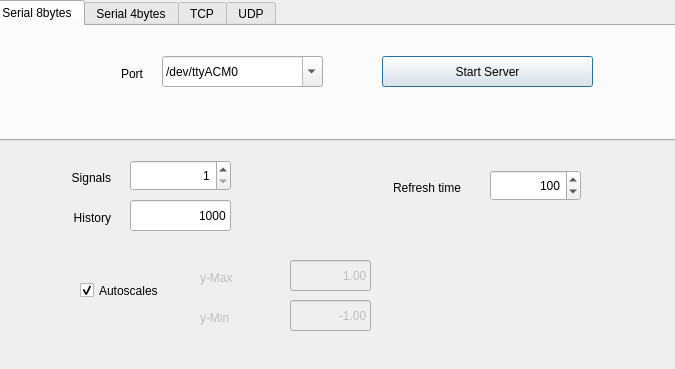
<?xml version="1.0" encoding="UTF-8"?>
<ui version="4.0">
 <class>Dialog</class>
 <widget class="QDialog" name="Dialog">
  <property name="geometry">
   <rect>
    <x>0</x>
    <y>0</y>
    <width>675</width>
    <height>369</height>
   </rect>
  </property>
  <property name="sizePolicy">
   <sizepolicy hsizetype="Fixed" vsizetype="Fixed">
    <horstretch>0</horstretch>
    <verstretch>0</verstretch>
   </sizepolicy>
  </property>
  <property name="windowTitle">
   <string>Dialog</string>
  </property>
  <widget class="QLabel" name="label_2">
   <property name="geometry">
    <rect>
     <x>0</x>
     <y>170</y>
     <width>111</width>
     <height>16</height>
    </rect>
   </property>
   <property name="text">
    <string>Signals</string>
   </property>
   <property name="alignment">
    <set>Qt::AlignRight|Qt::AlignTrailing|Qt::AlignVCenter</set>
   </property>
  </widget>
  <widget class="QLabel" name="label_3">
   <property name="geometry">
    <rect>
     <x>0</x>
     <y>210</y>
     <width>111</width>
     <height>16</height>
    </rect>
   </property>
   <property name="text">
    <string>History</string>
   </property>
   <property name="alignment">
    <set>Qt::AlignRight|Qt::AlignTrailing|Qt::AlignVCenter</set>
   </property>
  </widget>
  <widget class="QLabel" name="label_4">
   <property name="geometry">
    <rect>
     <x>350</x>
     <y>180</y>
     <width>111</width>
     <height>16</height>
    </rect>
   </property>
   <property name="text">
    <string>Refresh time</string>
   </property>
   <property name="alignment">
    <set>Qt::AlignRight|Qt::AlignTrailing|Qt::AlignVCenter</set>
   </property>
  </widget>
  <widget class="QSpinBox" name="sbNsig">
   <property name="geometry">
    <rect>
     <x>130</x>
     <y>160</y>
     <width>101</width>
     <height>31</height>
    </rect>
   </property>
   <property name="alignment">
    <set>Qt::AlignRight|Qt::AlignTrailing|Qt::AlignVCenter</set>
   </property>
   <property name="minimum">
    <number>1</number>
   </property>
  </widget>
  <widget class="QLineEdit" name="edHist">
   <property name="geometry">
    <rect>
     <x>130</x>
     <y>200</y>
     <width>101</width>
     <height>31</height>
    </rect>
   </property>
   <property name="text">
    <string>1000</string>
   </property>
   <property name="alignment">
    <set>Qt::AlignRight|Qt::AlignTrailing|Qt::AlignVCenter</set>
   </property>
  </widget>
  <widget class="QSpinBox" name="sbRefT">
   <property name="geometry">
    <rect>
     <x>490</x>
     <y>170</y>
     <width>91</width>
     <height>31</height>
    </rect>
   </property>
   <property name="alignment">
    <set>Qt::AlignRight|Qt::AlignTrailing|Qt::AlignVCenter</set>
   </property>
   <property name="minimum">
    <number>10</number>
   </property>
   <property name="maximum">
    <number>20000</number>
   </property>
   <property name="singleStep">
    <number>10</number>
   </property>
   <property name="value">
    <number>100</number>
   </property>
  </widget>
  <widget class="QCheckBox" name="ckAutoscale">
   <property name="geometry">
    <rect>
     <x>80</x>
     <y>280</y>
     <width>85</width>
     <height>21</height>
    </rect>
   </property>
   <property name="text">
    <string>Autoscales</string>
   </property>
   <property name="checked">
    <bool>true</bool>
   </property>
  </widget>
  <widget class="QLabel" name="label_5">
   <property name="enabled">
    <bool>false</bool>
   </property>
   <property name="geometry">
    <rect>
     <x>200</x>
     <y>310</y>
     <width>57</width>
     <height>15</height>
    </rect>
   </property>
   <property name="text">
    <string>y-Min</string>
   </property>
  </widget>
  <widget class="QLabel" name="label_6">
   <property name="enabled">
    <bool>false</bool>
   </property>
   <property name="geometry">
    <rect>
     <x>200</x>
     <y>270</y>
     <width>57</width>
     <height>15</height>
    </rect>
   </property>
   <property name="text">
    <string>y-Max</string>
   </property>
  </widget>
  <widget class="QLineEdit" name="edYmin">
   <property name="enabled">
    <bool>false</bool>
   </property>
   <property name="geometry">
    <rect>
     <x>290</x>
     <y>300</y>
     <width>81</width>
     <height>31</height>
    </rect>
   </property>
   <property name="text">
    <string>-1.00</string>
   </property>
   <property name="alignment">
    <set>Qt::AlignRight|Qt::AlignTrailing|Qt::AlignVCenter</set>
   </property>
  </widget>
  <widget class="QLineEdit" name="edYmax">
   <property name="enabled">
    <bool>false</bool>
   </property>
   <property name="geometry">
    <rect>
     <x>290</x>
     <y>260</y>
     <width>81</width>
     <height>31</height>
    </rect>
   </property>
   <property name="text">
    <string>1.00</string>
   </property>
   <property name="alignment">
    <set>Qt::AlignRight|Qt::AlignTrailing|Qt::AlignVCenter</set>
   </property>
  </widget>
  <widget class="QTabWidget" name="tabWidget">
   <property name="geometry">
    <rect>
     <x>-10</x>
     <y>0</y>
     <width>701</width>
     <height>141</height>
    </rect>
   </property>
   <property name="currentIndex">
    <number>0</number>
   </property>
   <widget class="QWidget" name="tab">
    <attribute name="title">
     <string>Serial 8bytes</string>
    </attribute>
    <widget class="QLabel" name="label">
     <property name="geometry">
      <rect>
       <x>40</x>
       <y>40</y>
       <width>111</width>
       <height>16</height>
      </rect>
     </property>
     <property name="text">
      <string>Port</string>
     </property>
     <property name="alignment">
      <set>Qt::AlignRight|Qt::AlignTrailing|Qt::AlignVCenter</set>
     </property>
    </widget>
    <widget class="QComboBox" name="serCbBox">
     <property name="geometry">
      <rect>
       <x>170</x>
       <y>30</y>
       <width>161</width>
       <height>31</height>
      </rect>
     </property>
     <property name="editable">
      <bool>true</bool>
     </property>
     <property name="currentIndex">
      <number>0</number>
     </property>
     <item>
      <property name="text">
       <string>/dev/ttyACM0</string>
      </property>
     </item>
     <item>
      <property name="text">
       <string>/dev/ttyACM1</string>
      </property>
     </item>
     <item>
      <property name="text">
       <string>/dev/ttyACM2</string>
      </property>
     </item>
    </widget>
    <widget class="QPushButton" name="pbStart_ser">
     <property name="geometry">
      <rect>
       <x>390</x>
       <y>30</y>
       <width>211</width>
       <height>31</height>
      </rect>
     </property>
     <property name="text">
      <string>Start Server</string>
     </property>
    </widget>
   </widget>
   <widget class="QWidget" name="tab_4">
    <attribute name="title">
     <string>Serial 4bytes</string>
    </attribute>
    <widget class="QComboBox" name="ser4CbBox">
     <property name="geometry">
      <rect>
       <x>170</x>
       <y>30</y>
       <width>161</width>
       <height>31</height>
      </rect>
     </property>
     <property name="editable">
      <bool>true</bool>
     </property>
     <property name="currentIndex">
      <number>0</number>
     </property>
     <item>
      <property name="text">
       <string>/dev/ttyACM0</string>
      </property>
     </item>
     <item>
      <property name="text">
       <string>/dev/ttyACM1</string>
      </property>
     </item>
     <item>
      <property name="text">
       <string>/dev/ttyACM2</string>
      </property>
     </item>
    </widget>
    <widget class="QLabel" name="label_7">
     <property name="geometry">
      <rect>
       <x>40</x>
       <y>40</y>
       <width>111</width>
       <height>16</height>
      </rect>
     </property>
     <property name="text">
      <string>Port</string>
     </property>
     <property name="alignment">
      <set>Qt::AlignRight|Qt::AlignTrailing|Qt::AlignVCenter</set>
     </property>
    </widget>
    <widget class="QPushButton" name="pbStart_ser4">
     <property name="geometry">
      <rect>
       <x>390</x>
       <y>30</y>
       <width>211</width>
       <height>31</height>
      </rect>
     </property>
     <property name="text">
      <string>Start Server</string>
     </property>
    </widget>
   </widget>
   <widget class="QWidget" name="tab_2">
    <attribute name="title">
     <string>TCP</string>
    </attribute>
    <widget class="QLabel" name="label_10">
     <property name="geometry">
      <rect>
       <x>40</x>
       <y>40</y>
       <width>111</width>
       <height>16</height>
      </rect>
     </property>
     <property name="text">
      <string>Port</string>
     </property>
     <property name="alignment">
      <set>Qt::AlignRight|Qt::AlignTrailing|Qt::AlignVCenter</set>
     </property>
    </widget>
    <widget class="QComboBox" name="tcpCbBox">
     <property name="geometry">
      <rect>
       <x>170</x>
       <y>30</y>
       <width>161</width>
       <height>31</height>
      </rect>
     </property>
     <property name="editable">
      <bool>true</bool>
     </property>
     <property name="currentIndex">
      <number>0</number>
     </property>
     <item>
      <property name="text">
       <string>1024</string>
      </property>
     </item>
     <item>
      <property name="text">
       <string>5000</string>
      </property>
     </item>
    </widget>
    <widget class="QPushButton" name="pbStart_tcp">
     <property name="geometry">
      <rect>
       <x>390</x>
       <y>30</y>
       <width>211</width>
       <height>31</height>
      </rect>
     </property>
     <property name="text">
      <string>Start Server</string>
     </property>
    </widget>
   </widget>
   <widget class="QWidget" name="tab_3">
    <attribute name="title">
     <string>UDP</string>
    </attribute>
    <widget class="QComboBox" name="udpCbBox">
     <property name="geometry">
      <rect>
       <x>170</x>
       <y>30</y>
       <width>161</width>
       <height>31</height>
      </rect>
     </property>
     <property name="editable">
      <bool>true</bool>
     </property>
     <property name="currentIndex">
      <number>0</number>
     </property>
     <item>
      <property name="text">
       <string>1024</string>
      </property>
     </item>
     <item>
      <property name="text">
       <string>5000</string>
      </property>
     </item>
    </widget>
    <widget class="QLabel" name="label_12">
     <property name="geometry">
      <rect>
       <x>40</x>
       <y>40</y>
       <width>111</width>
       <height>16</height>
      </rect>
     </property>
     <property name="text">
      <string>Port</string>
     </property>
     <property name="alignment">
      <set>Qt::AlignRight|Qt::AlignTrailing|Qt::AlignVCenter</set>
     </property>
    </widget>
    <widget class="QPushButton" name="pbStart_udp">
     <property name="geometry">
      <rect>
       <x>390</x>
       <y>30</y>
       <width>211</width>
       <height>31</height>
      </rect>
     </property>
     <property name="text">
      <string>Start Server</string>
     </property>
    </widget>
   </widget>
  </widget>
 </widget>
 <resources/>
 <connections/>
</ui>
